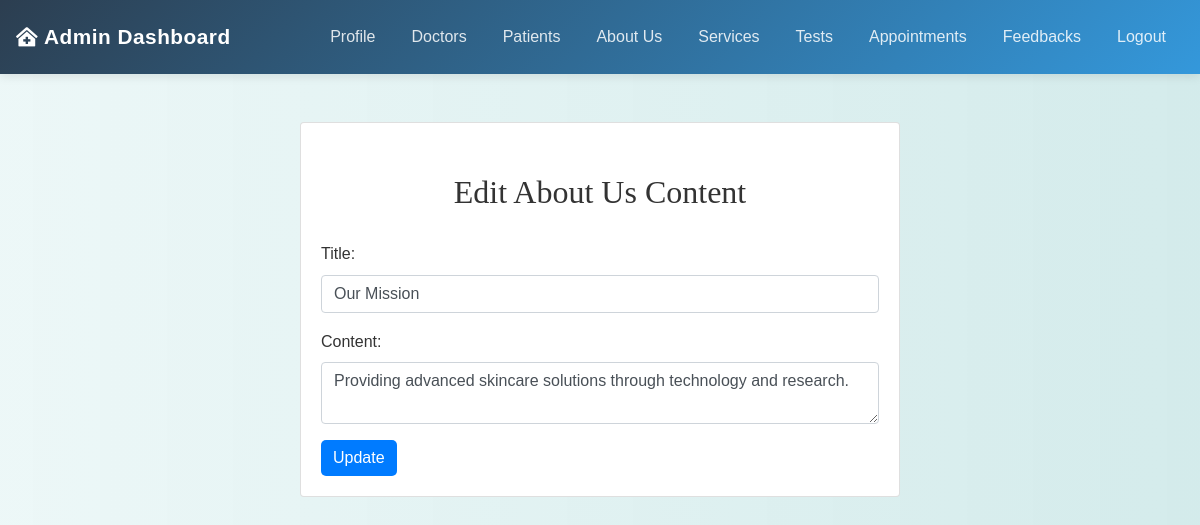
/admin/edit_about.php?id=3 (signed in), run on the app's committed database.
### tables this page shows
CREATE TABLE `about_us` (
  `about_id` int(11) NOT NULL,
  `title` varchar(255) NOT NULL,
  `content` text NOT NULL
);

### admin/edit_about.php (the view, shortened to what this page needs)
<?php
include('config.php');
$id = $_GET['id'];
$sql = "SELECT * FROM about_us WHERE about_id = ?";
$stmt = mysqli_prepare($conn, $sql);
mysqli_stmt_bind_param($stmt, "i", $id);
mysqli_stmt_execute($stmt);
$result = mysqli_stmt_get_result($stmt);
$row = mysqli_fetch_assoc($result);
?>
<!DOCTYPE html>
<html>
<head>
    <link rel="stylesheet" href="https://maxcdn.bootstrapcdn.com/bootstrap/4.5.2/css/bootstrap.min.css">
    <link rel="stylesheet" href="../css/style.css">
</head>
<body>
<?php include('admin_navbar.php'); ?>
<div class="container mt-5">
<div class="card mx-auto" style="max-width: 600px;">
        <div class="card-body">
    <h2>Edit About Us Content</h2>
    <form method="post">
        <div class="form-group">
            <label for="title">Title:</label>
            <input type="text" class="form-control" id="title" name="title" value="<?php echo $row['title']; ?>">
        </div>
        <div class="form-group">
            <label for="content">Content:</label>
            <textarea class="form-control" id="content" name="content"><?php echo $row['content']; ?></textarea>
        </div>
        <button type="submit" class="btn btn-primary">Update</button>
    </form>
</div>
</div>
</div>
</body>
</html>

### css/style.css (style rules this page uses)
body { background: linear-gradient(90deg, rgba(233, 246, 246, 0.831), rgba(207, 233, 233, 0.9)); font-family: 'Arial', sans-serif; color: #333; line-height: 1.6; }
h1, h2, h3, h4 { text-align: center; margin-top: 30px; margin-bottom: 30px; font-family: 'Georgia', serif; }
.container { margin-bottom: 40px; }
.btn-primary { color: #fff; border: none; border-radius: 5px; cursor: pointer; transition: background-color 0.3s ease; }

### data on the page
about_us: title "Our Mission", content "Providing advanced skincare solutions through technology and research."
